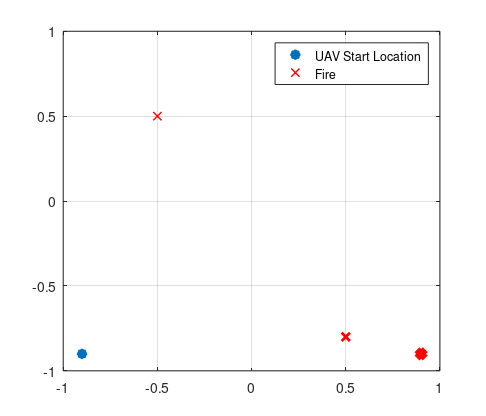

MATLAB code for this plot: (Note: this script raises an error after producing the figure.)
clear
close all
clc


fires_x = [-.5, 0.5, 0.9];
fires_y = [0.5, -0.8, -0.9];
fire_rew = [1,2,5];

uav_x = [-0.9, 0.9];
uav_y = [-0.9, 0.9];

hc = figure();
set(hc,'PaperUnits','Points');
set(hc,'PaperPosition',[650,550,350,300]);
set(hc,'Units','Points');
set(hc,'Position',[650,550,350,300]);




plot(uav_x, uav_y, '*', 'LineWidth', 5);
hold on
for i = 1:length(fires_x)
    plot(fires_x(i), fires_y(i), 'rx', 'LineWidth',fire_rew(i));
end

grid on
legend 'UAV Start Location' 'Fire' 'Location' 'Best'

print -dpng -r300 'GameLayout.png'

%%
load 3_fires_2_agents.mat

avg_mystrategy = 6.38456804978; 
std_mystrategy = 0.298271833632;

hc = figure();
set(hc,'PaperUnits','Points');
set(hc,'PaperPosition',[650,550,350,300]);
set(hc,'Units','Points');
set(hc,'Position',[650,550,350,300]);

plot(Iteration, AverageDiscountedReturn);
hold on
C = [0.2123    0.2138    0.6270];
plot([0,74],[avg_mystrategy, avg_mystrategy]); 
plot([0,74],[avg_mystrategy, avg_mystrategy]+std_mystrategy,'--','Color',C )
plot([0,74],[avg_mystrategy, avg_mystrategy]-std_mystrategy,'--','Color',C )

grid on

xlabel('Iteration')
ylabel('Avg Discounted Return')
legend 'Learned Policy' 'Intuitive Policy' 'Location' 'Best'
title '3 Fires, 2 UAVs'

print -dpng -r300 'TrainingCurve.png'

%%

load ./Logs/N30F50_500itr.mat


hc = figure();
set(hc,'PaperUnits','Points');
set(hc,'PaperPosition',[650,550,350,300]);
set(hc,'Units','Points');
set(hc,'Position',[650,550,350,300]);




% plot(uav_x, uav_y, '*', 'LineWidth', 5);
hold on
for i = 1:length(fires_x)
    plot(fires_x(i), fires_y(i), 'rx');
    text(fires_x(i)+0.015, fires_y(i)+0.015, num2str(fire_levels(i)))
end

grid on
legend 'Fire' 'Location' 'Best'

print -dpng -r300 'GameLayout_50F30U.png'

%%
load 7fires_4agents.mat

avg_mystrategy = 28.8299560584;
std_mystrategy = 0.946267293438;

hc = figure();
set(hc,'PaperUnits','Points');
set(hc,'PaperPosition',[650,550,350,300]);
set(hc,'Units','Points');
set(hc,'Position',[650,550,350,300]);

plot(Iteration, AverageDiscountedReturn);
hold on
C = [0.2123    0.2138    0.6270];
plot([0,149],[avg_mystrategy, avg_mystrategy]); 
plot([0,149],[avg_mystrategy, avg_mystrategy]+std_mystrategy,'--','Color',C )
plot([0,149],[avg_mystrategy, avg_mystrategy]-std_mystrategy,'--','Color',C )

clear Iteration Average*
load 7fires_4agents_2.mat

plot(Iteration(1:150), AverageDiscountedReturn(1:150), 'Color', [0.2    0.6470    0.9410]);

clear Iteration Average*
load 7fires_4agents_3.mat

plot(Iteration, AverageDiscountedReturn, 'Color', [0    0.2470    0.5410]);


grid on

xlabel('Iteration')
ylabel('Avg Discounted Return')
legend 'Learned Policy' 'Intuitive Policy' 'Location' 'Best'
title '7 Fires, 4 UAVs'

print -dpng -r300 'TrainingCurve_7F4U.png'


%%


load ./Logs/N30F50_500itr.mat

avg_mystrategy = 231.776675905;
std_mystrategy = 88.0538105052;

hc = figure();
set(hc,'PaperUnits','Points');
set(hc,'PaperPosition',[650,550,350,300]);
set(hc,'Units','Points');
set(hc,'Position',[650,550,350,300]);

plot(Iteration, AverageDiscountedReturn);
hold on
C = [0.2123    0.2138    0.6270];
plot([0,499],[avg_mystrategy, avg_mystrategy]); 
% plot([0,499],[avg_mystrategy, avg_mystrategy]+std_mystrategy,'--','Color',C )
plot([0,499],[avg_mystrategy, avg_mystrategy]-std_mystrategy,'--','Color',C )
grid on

xlabel('Iteration')
ylabel('Avg Discounted Return')
legend 'Learned Policy' 'Intuitive Policy' 'Location' 'Best'
title '7 Fires, 4 UAVs'

print -dpng -r300 'TrainingCurve_50F30U.png'